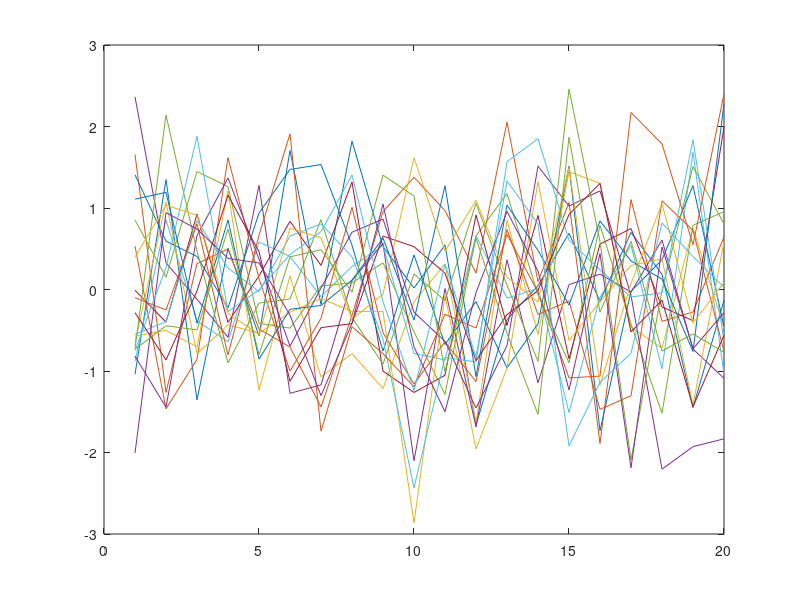

Recreate this plot in MATLAB. (Note: this script raises an error after producing the figure.)
clear all
close all
clc
iFig = 0;
addpath('../../matlab_tools')

% get colors
figure(100);
h = plot(randn(20));
colors = get(h,'Color');
close(100);

% information resolutions
resolutions = [0.01,0.02,0.05,0.10];
resNames = [{'1% info resolution'},{'2% info resolution'},{'5% info resolution'},{'10% info resolution'}];
Nres = length(resolutiont);

% site names
sites = [{'Amplero'},{'Blodgett'},{'Bugac'   },{'ElSaler2'},{'ElSaler' },...
         {'Espirra'},{'FortPeck'},{'Harvard' },{'Hesse'   },{'Howlandm'},...
         {'Howard' },{'Hyytiala'},{'Kruger'  },{'Loobos'  },{'Merbleue'},...
         {'Mopane' },{'Palang'  },{'Sylvania'},{'Tumba'   },{'UniMich' }];
Nsites = length(sites);

% Models
modelNames = [ ...
              {'CABLE 2.0'}
              {'CABLE 2.0 SLI'}
              {'CHTESSEL'}
              {'COLASSiB 2.0'}
              {'ISBA SURFEX 7.3 3l'}
              {'ISBA SURFEX 7.3 dif'}
              {'JULES 3.1'}
              {'JULES 3.1 (altP)'}
              {'Manabe Bucket'}
              {'Mosaic'}
              {'NOAH 2.7.1'}
              {'Noah 3.2'}
              {'NOAH 3.3'}
%          {'ORCHIDEE.trunk_r1401'}
%          {'SUMMA.1.0.exp.01.000'}
%          {'SUMMA.1.0.exp.01.001'}
%          {'SUMMA.1.0.exp.01.002'}
%          {'SUMMA.1.0.exp.01.003'}
%          {'SUMMA.1.0.exp.01.004'}
%          {'SUMMA.1.0.exp.01.005'}
%          {'SUMMA.1.0.exp.01.006'}
%          {'SUMMA.1.0.exp.01.007'}
%          {'SUMMA.1.0.exp.01.008'}
%          {'SUMMA.1.0.exp.01.009'}
          {'Penman Monteith'}];
Nmodels = length(modelNames);

% stuff we need for the file name
Nepochs = 10000;
trnfctn = 'trainscg';

% experiment targets
targNames = [{'Qe'},{'Qh'}];%,{'NEE'}];
Ntargs = length(targNames);

% number of boodstraps
Nboots = 2;

% loop through experiments
for iTarg = 1:Ntargs
 for iBoot = 1:Nboots

  % screen report 
  tic;

  % init storage
  Yloo = []; 
  Yobs = [];
  Ysit = []; 
  Nsite = zeros(Nsites,1);

  for iSite = 1:Nsites

%% --------------------------
   % file name 
   LOOfname = strcat('../results/LOO_all_',targNames{iTarg},'_',sites{iSite},'_',num2str(iBoot),'_',num2str(Nepochs),'_',trnfctn,'.mat');
   SITEfname = strcat('../results/Site_all_',targNames{iTarg},'_',sites{iSite},'_',num2str(iBoot),'_',num2str(Nepochs),'_',trnfctn,'.mat');

   % load file
   try
    load(LOOfname);  LOO  = results; clear results;
    load(SITEfname); SITE = results; clear results;
   catch
    continue
   end 

   % make sure there was no stupid mistake
   assert(max(abs(LOO.test.Yobs(:)-SITE.Yobs(:)))==0);

   % store all data
   Yloo = [Yloo(:);LOO.test.Yhat(:)];;
   Yobs = [Yobs(:);LOO.test.Yobs(:)];
   assert(length(Yloo) == length(Yobs));
   Nsite(iSite) = length(LOO.test.Yobs(:));

   % store all data
   Ysit = [Ysit(:);SITE.Yhat(:)];;
   assert(length(Ysit) == length(Yobs));

  end % iSite

%% -------------------------- 
  % load models
  Ymod = zeros(length(Ysit),Nmodels);
  
  edex = 0;
  for iSite = 1:Nsites

    % file name
    fname = strcat('../../data/lagged_data/models_',sites{iSite},'.mat');
    load(fname);
    if Nsite(iSite) > 0
     sdex = edex+1; edex = sdex+Nsite(iSite)-1;
     Ymod(sdex:edex,:) = squeeze(model(:,3+iTarg,:)); 
    end

  end % iSite

%% --------------------------

  % calculate loo statistics
  if isempty(Yloo)
   INFO(1,iTarg,iBoot,1:Nres) = 0./0;
  else
   for r = 1:Nres; tic;
    Bw = (max(Yobs)-min(Yobs))*resolutions(r);
    Bhat = (min(Yloo)-Bw):Bw:max(Yloo+Bw);
    Bobs = (min(Yobs)-Bw):Bw:max(Yobs+Bw);
    [INFO(1,iTarg,iBoot,r),H(iTarg,iBoot,r)] = info(Yloo,Yobs,Bhat,Bobs,2);
    t = toc; fprintf('Finished loo stats - iBoot = %d/%d - iRes = %d/%d - time = %f\n',iBoot,Nboots,r,Nres,t);
   end
  end

  % calculate site statistics
  if isempty(Ysit)
   INFO(2,iTarg,iBoot,1:Nres) = 0./0;
  else
   for r = 1:Nres; tic;
    Bw = (max(Yobs)-min(Yobs))*resolutions(r);
    Bhat = (min(Ysit)-Bw):Bw:max(Ysit+Bw);
    Bobs = (min(Yobs)-Bw):Bw:max(Yobs+Bw);
    INFO(2,iTarg,iBoot,r) = info(Ysit,Yobs,Bhat,Bobs,2);
    t = toc; fprintf('Finished site stats - iBoot = %d/%d - iRes = %d/%d - time = %f\n',iBoot,Nboots,r,Nres,t);
   end
  end

  % calculate model statistics
  if iBoot == 1
   for iMod = 1:Nmodels
    if isempty(Ysit)
     INFO(2+iMod,iTarg,iBoot,1:Nres) = 0./0;
    else
     for r = 1:Nres; tic
      Bw = (max(Yobs)-min(Yobs))*resolutions(r);
      Bhat = (min(Ymod(:,iMod))-Bw):Bw:max(Ymod(:,iMod)+Bw);
      Bobs = (min(Yobs)-Bw):Bw:max(Yobs+Bw);
      INFO(2+iMod,iTarg,iBoot,r) = info(Ymod(:,iMod),Yobs,Bhat,Bobs,2);
      t = toc; fprintf('Finished model stats - iMod = %d/%d - iRes = %d/%d - time = %f\n',iMod,Nmodels,r,Nres,t);
     end
    end
   end
  end

  % screen report
  t = toc; fprintf('Finished: iBoot = %d - iTarg = %d - time = %f\n',iBoot,iTarg,t);
  % screen report
  t = toc; fprintf('Finished: iBoot = %d - iTarg = %d - time = %f\n',iBoot,iTarg,t);

 end % iBoot
end % iTarg

% save results
save('loo_site_results.mat','INFO');


%% ---------------------------------------


% plot
iFig = iFig+1;
figure(iFig); close(iFig); figure(iFig);
set(gcf,'color','w');

mu  = squeeze(nanmean(INFO,3));
sig = squeeze(nanstd(INFO,[],3));

[numgroups,numbars] = size(squeeze(mu(1,:,:)));
groupwidth = min(0.8,numbars/(numbars+1.5));
xx = [];
for i = 1:numbars
 xx = [xx;(1:numgroups) - groupwidth/2 + (2*i-1) * groupwidth / (2*numbars)]; 
end
xx = xx(:);

% plot
h = bar(squeeze(mu(1,:,:))); hold on;
%h = bar(squeeze(mu(1,:,:)),'facecolor',0.6*ones(3,1)); hold on;
for iRes = 1:Nres
 h(iRes).FaceColor = 1-iRes/Nres * ones(3,1);
end
for iMod = 1:Nmodels
 mdat = squeeze(mu(2+iMod,:,:))'; mdat = mdat(:);
 hm(iMod) = plot(xx,mdat,'o-','linewidth',1,'color',colors{iMod});  
end

% labels
set(gca,'xticklabel',targNames);%,'fontsize',16);
ylabel('Info Ratio','fontsize',16);
grid on;
title('Out-of-Sample Benchmark','fontsize',18)

% legend
leg = legend([h,hm],[resNames';modelNames]);
%set(leg,'fontsize',8)


%% ---------------------------------------


iFig = iFig+1;
figure(iFig); close(iFig); figure(iFig);
set(gcf,'color','w');

for iTarg = 1:Ntargs
 subplot(1,Ntargs,iTarg)

 mu  = squeeze(nanmean(INFO(1:2,iTarg,:,:),3));
 sig = squeeze(nanstd(INFO(1:2,iTarg,:,:),[],3));

 loss = nanmean(squeeze((INFO(2,iTarg,:,:)-INFO(1,iTarg,:,:))./INFO(2,iTarg,:,:)),1);
% mu = cat(1,mu,loss);

 [numgroups,numbars] = size(squeeze(mu));
 groupwidth = min(0.8,numbars/(numbars+1.5));
 xx = [];
 for i = 1:numbars
  xx = [xx;(1:numgroups) - groupwidth/2 + (2*i-1) * groupwidth / (2*numbars)]; 
 end
 xx = xx';

 % plot
 [ax,h1,h2] = plotyy(xx(:),mu(:),1+xx(2,:),loss,'bar','bar'); hold on;
 h1.FaceColor = 'none';
 h2.FaceColor = 'none';
 h1.EdgeColor = 'none';
 h2.EdgeColor = 'none';
 h3 = bar(cat(1,mu,loss));
 h4 = bar(mu);
 for iRes = 1:Nres
  frac = (iRes-1)/Nres;
  h3(iRes).FaceColor = (1-frac)*[0.850,0.325,0.098];
  frac = (iRes)/Nres;
  h4(iRes).FaceColor = (1-frac) * [1,1,1];
 end
 ax(2).YColor = colors{2};

 if iTarg == 1; leg = legend(h4,resNames,'location','nw'); end;
 title(targNames{iTarg},'fontsize',18);
 set(gca,'xtick',[1,2,3],'xticklabel',[{'LOO'},{'in-Sample'},{'fractional loss'}]);
 ax(1).YLabel.String = 'Info Ratio';
 ax(1).YLabel.FontSize = 18;
 ax(2).YLabel.String = 'Info Loss Fraction';
 ax(2).YLabel.FontSize = 18;
 set(gca, 'xlim',[0.5,3.5]);

end


%% ---------------------------------------

for iTarg = 1:Ntargs
 iFig = iFig+1;
 figure(iFig); close(iFig); figure(iFig);
 set(gcf,'color','w');

 for iMod = 1:Nmodels
  subplot(2,Nmodels/2,iMod)

  Hmu = squeeze(nanmean(H(          iTarg,:,4),2));
  Umu = squeeze(nanmean(INFO(2     ,iTarg,:,4),3));
  Mmu = squeeze(nanmean(INFO(2+iMod,iTarg,:,4),3)); 
  
  data = [Hmu-Umu,Umu-Mmu,Mmu]/Hmu; sum(data)
  labels = [{'Info Mising from Inputs'},{'Info Lost from Model'},{'Info Provided by Model'}];
  explode = [1,1,1];
  p = pie3(data,explode);
%  p(1).FaceColor = colors{1}; 
%  p(3).FaceColor = colors{7}; 
%  p(5).FaceColor = colors{3}; 
%  p(2).BackgroundColor = 0.8*ones(3,1); 
%  p(4).BackgroundColor = 0.8*ones(3,1); 
%  p(6).BackgroundColor = 0.8*ones(3,1); 

  if iMod == 1; legend(labels); end; 

  title(modelNames{iMod},'fontsize',12);
  frac_loss(iTarg,iMod) = (Umu-Mmu)/Mmu; 
  frac_total(iTarg,iMod) = Mmu/Umu; 
  frac_error(iTarg,iMod) = Mmu/(Umu-Mmu); 

 end

 if iTarg == 1; mtit('Latent Heat Flux','fontsize',20); end;
 if iTarg == 2; mtit('Sensible Heat Flux','fontsize',20); end;

end















